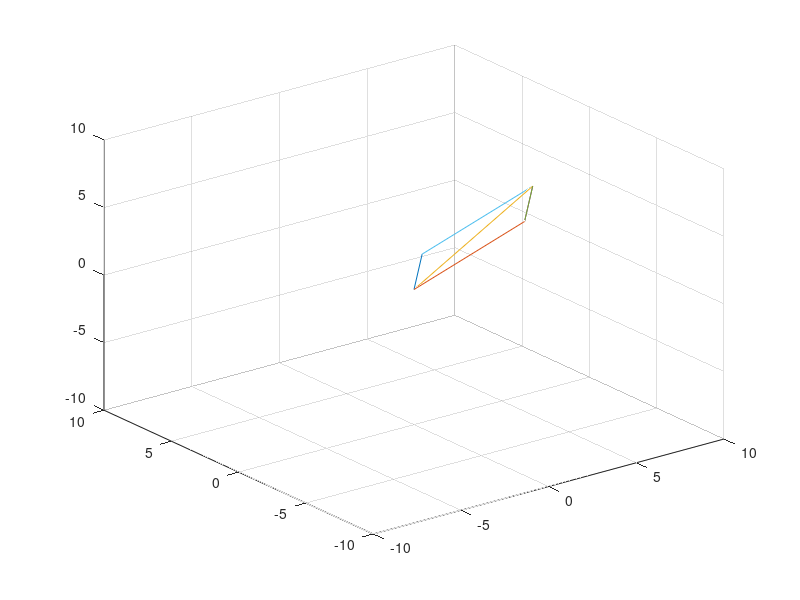

This chart was generated by the following MATLAB code:
A=[0 2;0 2;0 1];
B=[0 4;0 -3; 0 5];
plot3(A(1,:),A(2,:),A(3,:))
hold on
plot3(B(1,:),B(2,:),B(3,:))
sc=10
axis([-sc sc -sc sc -sc sc])
grid on
C=A+B
plot3(C(1,:),C(2,:),C(3,:))
A1=[B(1,2) C(1,2);...
    B(2,2) C(2,2);...
    B(3,2) C(3,2)]
plot3(A1(1,:),A1(2,:), A1(3,:))
B1=[A(1,2) C(1,2);...
    A(2,2) C(2,2);...
    A(3,2) C(3,2)]
plot3(A1(1,:),A1(2,:),A1(3,:))
plot3(B1(1,:),B1(2,:),B1(3,:))